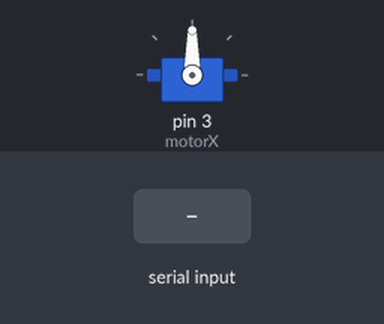
The sketch below on a simulated Arduino Uno, built with avr-gcc and run on an emulated ATmega328P. On the bench: servo. The inputs (shaded band) are chosen by the test bench.

Above: at 1.2 s.
1.3 s: "90,45\n" received over Serial
At 2.5 s:
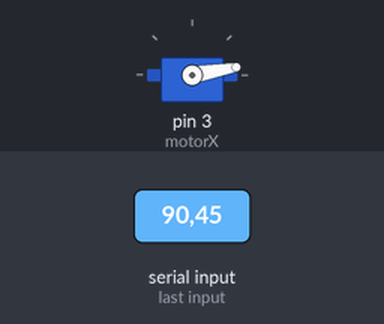
2.8 s: "30,150\n" received over Serial
Timing chart, 0 to 5.8 s (numbered marks = the images above; inputs shaded):
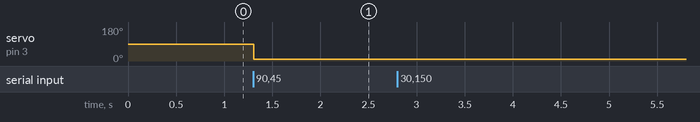

Measured:
- after the input at 1.3 s, servo on pin 3 (motorX): 90° → 10° at once

The sketch:

ServoSerial_withoutlcok.ino
```cpp
#include <Servo.h>
//Servo motorY;
Servo motorX;
String serialData;
void setup() {
 Serial.begin(9600);
 while(!Serial){
  ;
 }
  motorX.attach(3);
 // motorY.attach(5);

}

void loop() {
  if (Serial.available() > 0) {
    serialData = Serial.read();
    motorX.write(serialData.toInt());
    //serialData = Serial.read();
    //motorY.write(serialData);

  }


}
```
